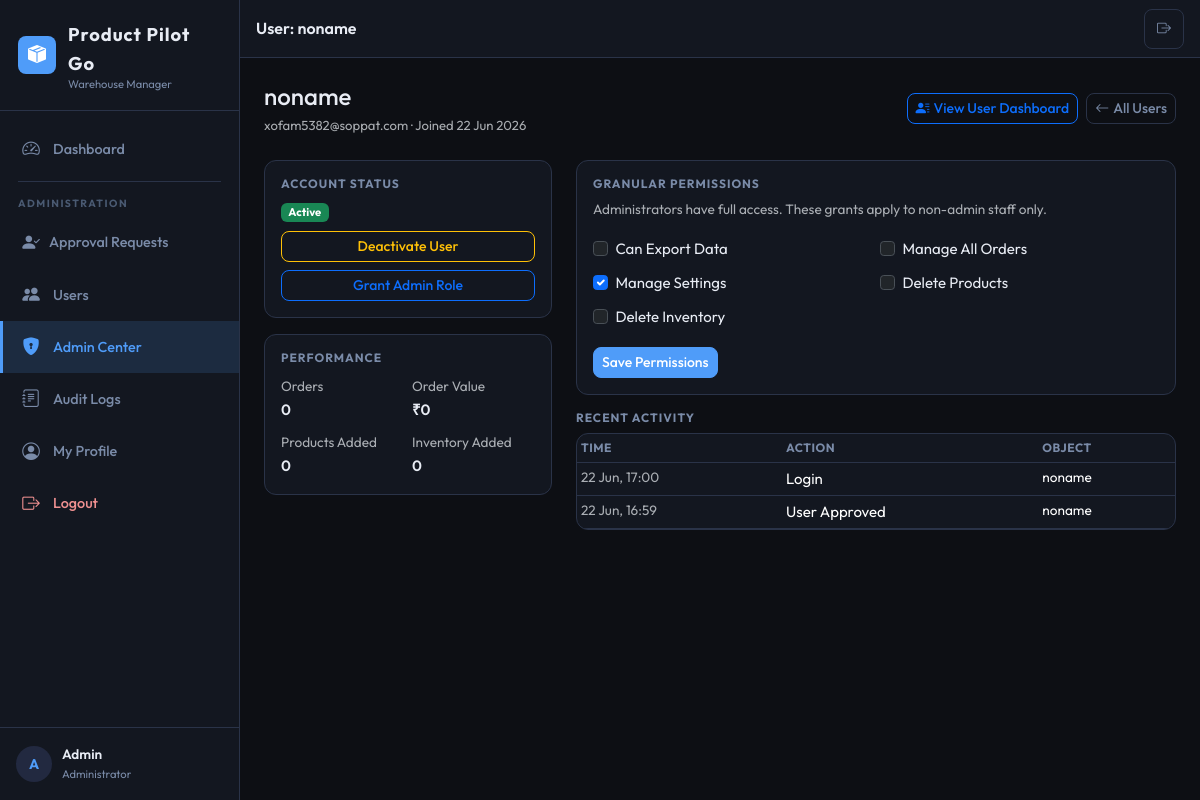
Page /admin-control/users/3/ (signed in) on the earlier database version.
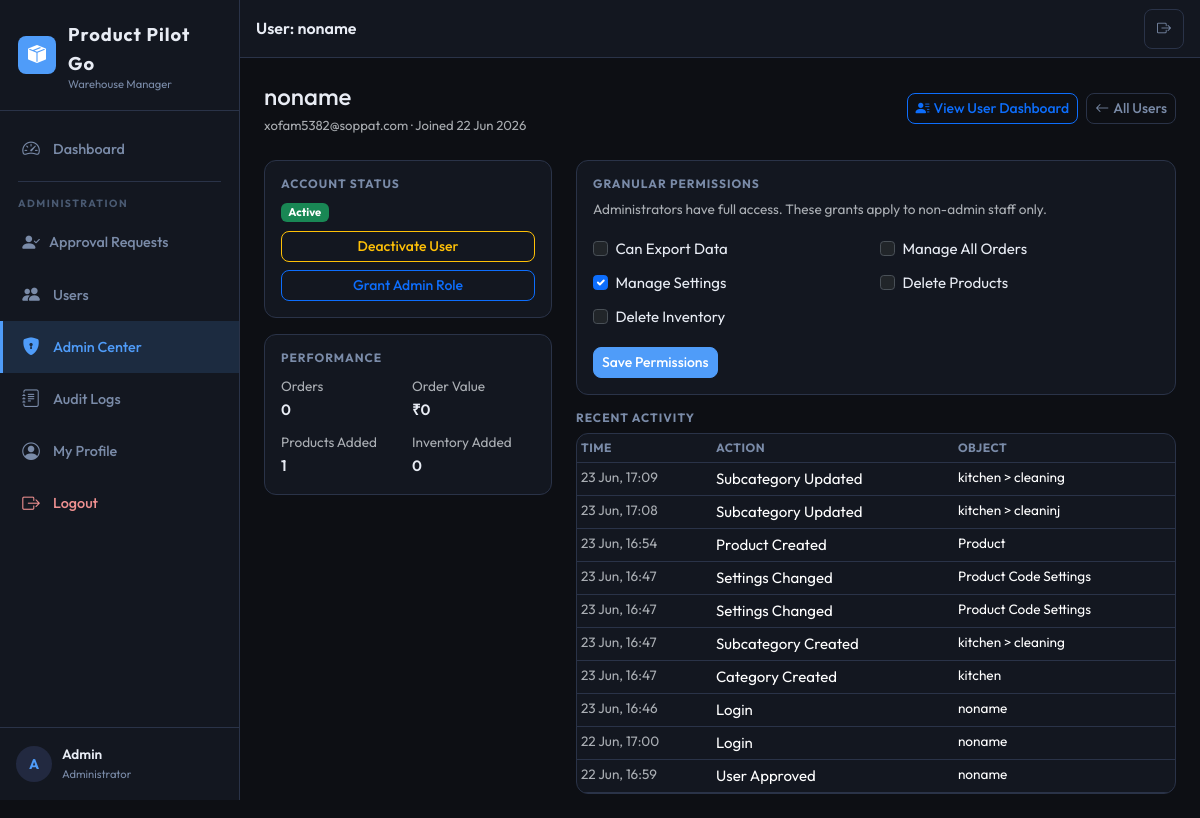
Same page on the later database version.
### aps/models.py (models this page shows, shortened)
class AuditLog(models.Model):
    ACTION_LOGIN = 'login'
    ACTION_LOGOUT = 'logout'
    ACTION_USER_APPROVED = 'user_approved'
    ACTION_USER_REJECTED = 'user_rejected'
    ACTION_USER_DEACTIVATED = 'user_deactivated'
    ACTION_USER_ACTIVATED = 'user_activated'
    ACTION_PRODUCT_CREATED = 'product_created'
    ACTION_PRODUCT_UPDATED = 'product_updated'
    ACTION_PRODUCT_DELETED = 'product_deleted'
    ACTION_PRODUCT_RESTORED = 'product_restored'
    ACTION_PRODUCT_PERMANENT_DELETE = 'product_permanent_delete'
    ACTION_INVENTORY_CREATED = 'inventory_created'
    ACTION_INVENTORY_UPDATED = 'inventory_updated'
    ACTION_INVENTORY_DELETED = 'inventory_deleted'
    ACTION_LOCATION_CHANGED = 'location_changed'
    ACTION_ORDER_CREATED = 'order_created'
    ACTION_ORDER_UPDATED = 'order_updated'
    ACTION_ORDER_DELETED = 'order_deleted'
    ACTION_EXPORT = 'export'
    ACTION_SETTINGS_CHANGED = 'settings_changed'
    ACTION_CATEGORY_CREATED = 'category_created'
    ACTION_CATEGORY_UPDATED = 'category_updated'
    ACTION_SUBCATEGORY_CREATED = 'subcategory_created'
    ACTION_SUBCATEGORY_UPDATED = 'subcategory_updated'
    ACTION_WISHLIST_ADD = 'wishlist_add'
    ACTION_WISHLIST_REMOVE = 'wishlist_remove'
    ACTION_PERMISSION_CHANGED = 'permission_changed'
    ACTION_EMAIL_SENT = 'email_sent'
    ACTION_EMAIL_FAILED = 'email_failed'
    ACTION_CHOICES = [
        (ACTION_LOGIN, 'Login'),
        (ACTION_LOGOUT, 'Logout'),
        (ACTION_USER_APPROVED, 'User Approved'),
        (ACTION_USER_REJECTED, 'User Rejected'),
        (ACTION_USER_DEACTIVATED, 'User Deactivated'),
        (ACTION_USER_ACTIVATED, 'User Activated'),
        (ACTION_PRODUCT_CREATED, 'Product Created'),
        (ACTION_PRODUCT_UPDATED, 'Product Updated'),
        (ACTION_PRODUCT_DELETED, 'Product Deleted'),
        (ACTION_PRODUCT_RESTORED, 'Product Restored'),
        (ACTION_PRODUCT_PERMANENT_DELETE, 'Product Permanently Deleted'),
        (ACTION_INVENTORY_CREATED, 'Inventory Created'),
        (ACTION_INVENTORY_UPDATED, 'Inventory Updated'),
        (ACTION_INVENTORY_DELETED, 'Inventory Deleted'),
        (ACTION_LOCATION_CHANGED, 'Location Changed'),
        (ACTION_ORDER_CREATED, 'Order Created'),
        (ACTION_ORDER_UPDATED, 'Order Updated'),
        (ACTION_ORDER_DELETED, 'Order Deleted'),
        (ACTION_EXPORT, 'Data Export'),
        (ACTION_SETTINGS_CHANGED, 'Settings Changed'),
        (ACTION_CATEGORY_CREATED, 'Category Created'),
        (ACTION_CATEGORY_UPDATED, 'Category Updated'),
        (ACTION_SUBCATEGORY_CREATED, 'Subcategory Created'),
        (ACTION_SUBCATEGORY_UPDATED, 'Subcategory Updated'),
        (ACTION_WISHLIST_ADD, 'Wishlist Add'),
        (ACTION_WISHLIST_REMOVE, 'Wishlist Remove'),
        (ACTION_PERMISSION_CHANGED, 'Permission Changed'),
        (ACTION_EMAIL_SENT, 'Email Sent'),
        (ACTION_EMAIL_FAILED, 'Email Failed'),
    ]
    user = models.ForeignKey(
        User,
        on_delete=models.SET_NULL,
        null=True, blank=True,
        related_name='audit_logs',
        help_text='User who performed the action.',
    )
    action = models.CharField(max_length=40, choices=ACTION_CHOICES, db_index=True)
    object_type = models.CharField(max_length=50, blank=True, db_index=True)
    object_id = models.PositiveIntegerField(null=True, blank=True, db_index=True)
    object_repr = models.CharField(max_length=255, blank=True)
    details = models.TextField(blank=True, help_text='JSON or text details of the change.')
    ip_address = models.GenericIPAddressField(null=True, blank=True)
    user_agent = models.CharField(max_length=500, blank=True)
    created_at = models.DateTimeField(auto_now_add=True, db_index=True)
    class Meta:
        ordering = ['-created_at']
        verbose_name = 'Audit Log'
        verbose_name_plural = 'Audit Logs'
        indexes = [
            models.Index(fields=['action', '-created_at'], name='idx_audit_action_date'),
            models.Index(fields=['user', '-created_at'], name='idx_audit_user_date'),
            models.Index(fields=['object_type', 'object_id'], name='idx_audit_object'),
        ]

### aps/views/admin_control.py (the view, shortened to what this page needs)
# urls.py: path('admin-control/users/<int:user_id>/', views.admin_user_detail, name='admin_user_detail'),
@admin_required
def admin_user_detail(request, user_id):
    target = get_object_or_404(User, pk=user_id, is_superuser=False)
    profile, _ = UserProfile.objects.get_or_create(user=target)
    activity = AnalyticsService.user_activity(target, limit=30)
    login_history = AnalyticsService.user_login_history(target, limit=20)
    export_history = AnalyticsService.user_export_history(target, limit=20)
    approval_history = AnalyticsService.user_approval_history(target)
    comprehensive_stats = AnalyticsService.user_comprehensive_stats(target)
    performance = AnalyticsService.user_performance(limit=100)
    user_perf = next((p for p in performance if p['user'].pk == target.pk), None)
    return render(request, 'aps/admin_user_detail.html', {
        'page_title': f'User: {target.username}',
        'active_menu': 'admin_control',
        'target_user': target,
        'profile': profile,
        'activity': activity,
        'login_history': login_history,
        'export_history': export_history,
        'approval_history': approval_history,
        'comprehensive_stats': comprehensive_stats,
        'user_perf': user_perf,
    })

### aps/permissions.py (called while the page is built, shortened)
def is_administrator(user):
    return user.is_authenticated and user.is_active and (
        user.is_staff or user.is_superuser
    )

def can_export(user):
    if is_administrator(user):
        return True
    profile = get_user_profile(user)
    return profile and profile.can_export

def can_manage_settings(user):
    if is_administrator(user):
        return True

def can_delete_products(user):
    if is_administrator(user):
        return True
    profile = get_user_profile(user)
    return profile and profile.can_delete_products

def admin_required(view_func):
    check = user_passes_test(
        lambda u: is_administrator(u),
        login_url='/login/',
    )
    return login_required(check(view_func))

### aps/services/analytics.py (called while the page is built)
    @staticmethod
    def user_activity(user, limit=30):
        return AuditLog.objects.filter(
            Q(user=user) | Q(object_type='user', object_id=user.pk)
        ).select_related('user').order_by('-created_at')[:limit]

    @staticmethod
    def user_login_history(user, limit=20):
        return AuditLog.objects.filter(
            user=user, action=AuditLog.ACTION_LOGIN
        ).order_by('-created_at')[:limit]

### aps/templates/aps/admin_user_detail.html (shortened to what the changed rows need)
{% extends 'aps/base.html' %}
{% load aps_tags %}
{% block content %}
<div class="row g-4">
  <div class="col-12 col-lg-4">
    {% if user_perf %}
    <div class="content-card p-3">
      <h6 class="section-label">Performance</h6>
      <div class="row g-2">
        <div class="col-6"><span class="text-muted text-sm">Orders</span><div class="fw-600">{{ user_perf.order_count }}</div></div>
        <div class="col-6"><span class="text-muted text-sm">Order Value</span><div class="fw-600">{{ user_perf.total_value|currency }}</div></div>
        <div class="col-6"><span class="text-muted text-sm">Products Added</span><div class="fw-600">{{ user_perf.product_count }}</div></div>
        <div class="col-6"><span class="text-muted text-sm">Inventory Added</span><div class="fw-600">{{ user_perf.inventory_count }}</div></div>
      </div>
    </div>
    {% endif %}
  </div>
  <div class="col-12 col-lg-8">
    <div class="data-table-wrap">
      <table class="table table-dark table-sm mb-0">
        <thead><tr><th>Time</th><th>Action</th><th>Object</th></tr></thead>
        <tbody>
          {% for log in activity %}
          <tr>
            <td class="text-sm text-muted">{{ log.created_at|date:"d M, H:i" }}</td>
            <td>{{ log.get_action_display }}</td>
            <td class="text-sm">{{ log.object_repr|truncatechars:35 }}</td>
          </tr>
          {% empty %}
          <tr><td colspan="3" class="text-muted">No activity recorded.</td></tr>
          {% endfor %}
        </tbody>
      </table>
    </div>
  </div>
</div>
{% endblock %}

Differences in the rows shown:
added AuditLog: created_at "23 Jun, 17:09", action "Subcategory Updated", object_repr "kitchen > cleaning"
added AuditLog: created_at "23 Jun, 17:08", action "Subcategory Updated", object_repr "kitchen > cleaninj"
added AuditLog: created_at "23 Jun, 16:54", action "Product Created", object_repr "Product"
added AuditLog: created_at "23 Jun, 16:47", action "Settings Changed", object_repr "Product Code Settings"
added AuditLog: created_at "23 Jun, 16:47", action "Settings Changed", object_repr "Product Code Settings"
added AuditLog: created_at "23 Jun, 16:47", action "Subcategory Created", object_repr "kitchen > cleaning"
added AuditLog: created_at "23 Jun, 16:47", action "Category Created", object_repr "kitchen"
added AuditLog: created_at "23 Jun, 16:46", action "Login", object_repr "noname"
Other differences:
{{ user_perf.product_count }}: "0" → "1"
